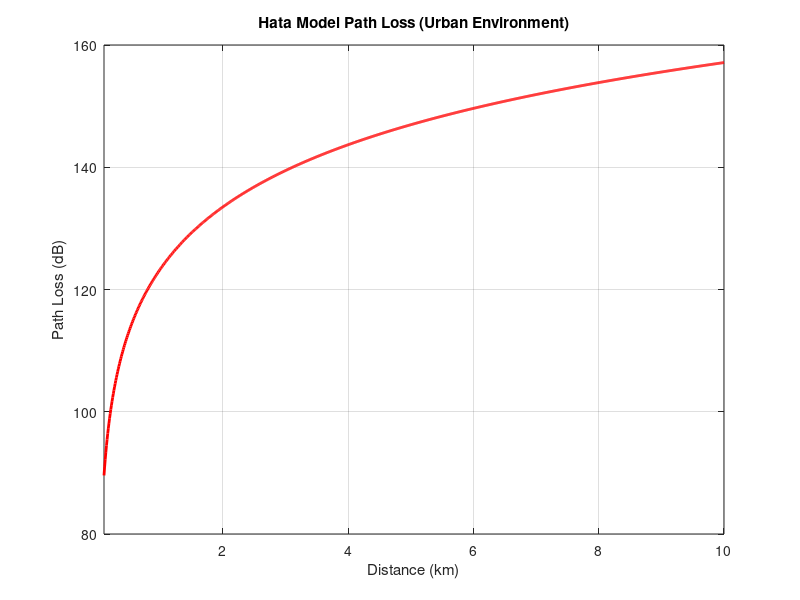

This figure's MATLAB source:
clc;
clear;

disp('--- Hata Model Path Loss Calculator (Urban Area) ---');

% --- Fixed Inputs for Urban Area ---
fc = 900e6;              % Carrier frequency in Hz (e.g., 900 MHz)
htx = 50;                % Transmitter height in meters
hrx = 1.5;               % Receiver height in meters
Etype = 'urban';         % Environment type

% --- Frequency Conversion ---
fc_MHz = fc / 1e6;

% --- Distance Vector (from 100m to 10 km) ---
d = linspace(100, 10000, 1000); % in meters

% --- Receiver Antenna Correction Factor ---
if fc_MHz >= 150 && fc_MHz <= 200
    C_Rx = 8.29 * (log10(1.54 * hrx))^2 - 1.1;
elseif fc_MHz > 200
    C_Rx = 3.2 * (log10(11.75 * hrx))^2 - 4.97;
else
    C_Rx = 0.8 + (1.1 * log10(fc_MHz) - 0.7) * hrx - 1.56 * log10(fc_MHz);
end

% --- Path Loss Calculation (Urban) ---
PL = 69.55 + 26.16 * log10(fc_MHz) - 13.82 * log10(htx) - C_Rx ...
     + (44.9 - 6.55 * log10(htx)) * log10(d / 1000);

% --- Plotting ---
figure;
plot(d / 1000, PL, 'r', 'LineWidth', 2);  % Convert distance to km
xlabel('Distance (km)');
ylabel('Path Loss (dB)');
title('Hata Model Path Loss (Urban Environment)');
grid on;
xlim([min(d)/1000, max(d)/1000]);

% --- Final Message ---
fprintf('\nPath loss plot generated for Urban environment (100 m to 10 km).\n');
